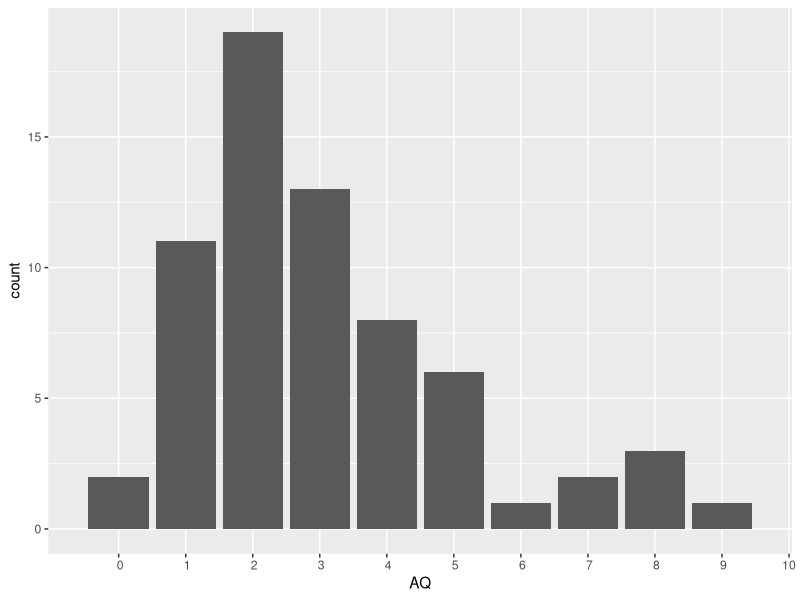

Source code (R):
library("dplyr")
library("tidyr")
library("ggplot2")

## read in the data
dat <- read.csv("sm_data.csv", skip = 1, stringsAsFactors = FALSE)

## pull out participant information
part_info <- dat %>%
    select(Id, Gender, Age, Participate)

qdat <- dat %>%
    select(Id, Q1:Q10) %>%
    gather(Question, Response, Q1:Q10) %>%
    arrange(Id, Question)

## table link format to response score
rscores <- data_frame(Format = rep(1:2, each = 4),
                      Response = rep(c("Definitely Agree", "Slightly Agree",
                          "Slightly Disagree", "Definitely Disagree"),
                          times = 2),
                      Score=c(1, 1, 0, 0,
                          0, 0, 1, 1))

## table linking question to format
qformats <- data_frame(Question = paste0("Q", 1:10),
                       Format = c(1, 2, 2, 2, 2, 2,
                           1, 1, 2, 1))

scored <- qdat %>%
    mutate(Question = as.character(Question)) %>%
    inner_join(qformats, "Question") %>%
    inner_join(rscores, c("Format", "Response"))

stopifnot(nrow(scored) == nrow(qdat))

AQ_scores <- scored %>%
    group_by(Id) %>%
    summarise(AQ = sum(Score)) %>%
    arrange(desc(AQ))

ggplot(AQ_scores, aes(AQ)) + geom_bar() + scale_x_discrete(limits = 0:10)

part_AQ <- inner_join(AQ_scores, part_info, "Id")
